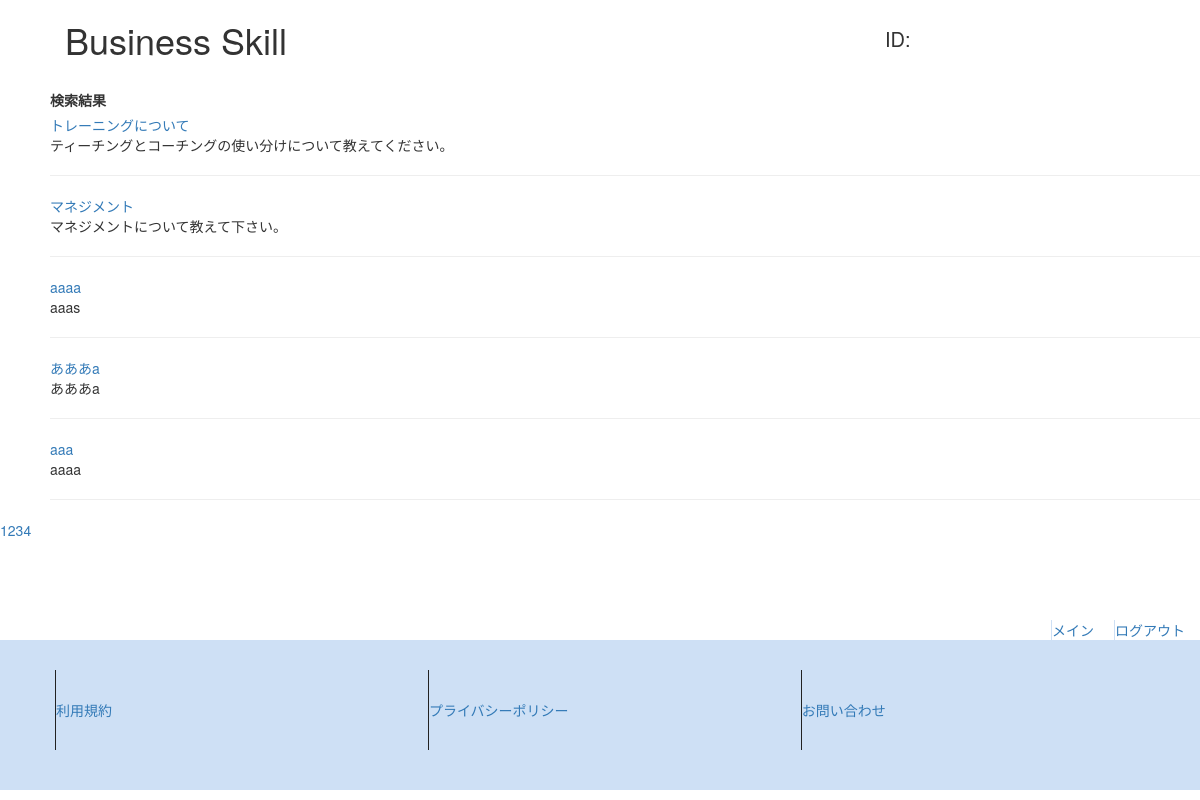
/list.php, run on an earlier commit of the app's database.
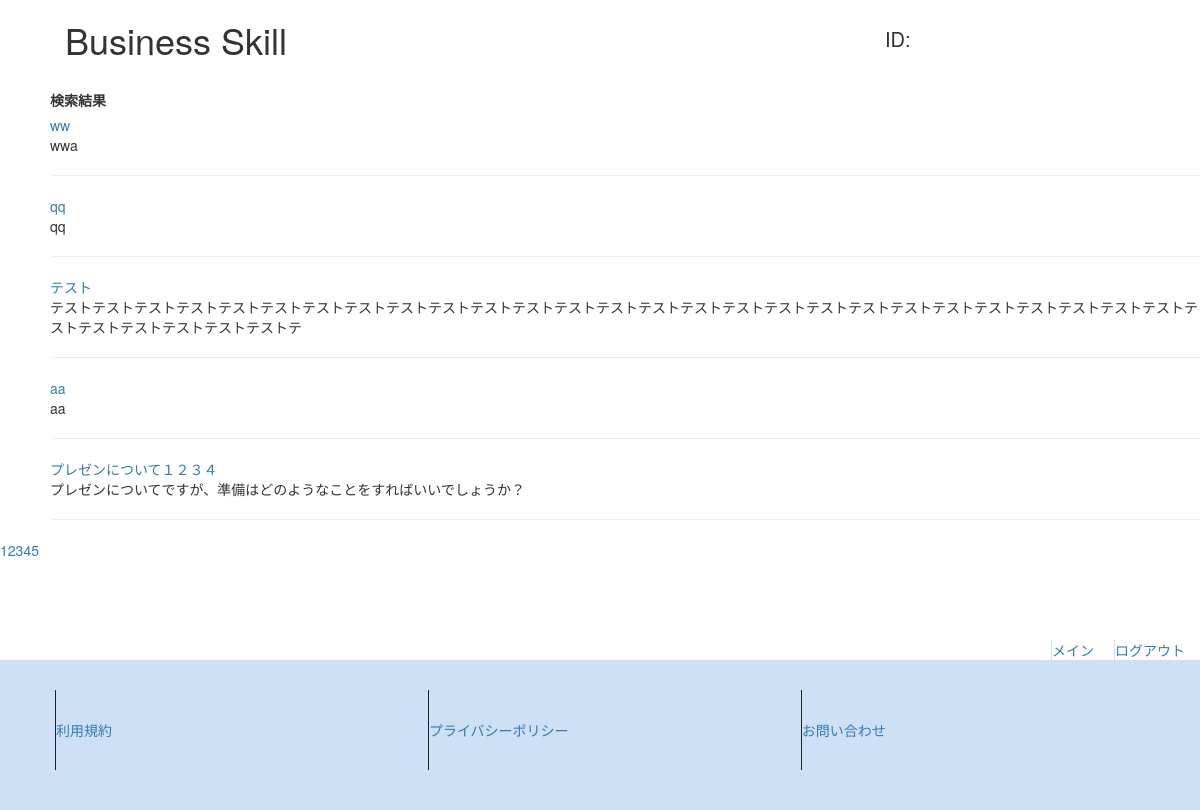
And on a later commit of the database.
### tables this page shows
CREATE TABLE IF NOT EXISTS `question` (
  `id` int(255) NOT NULL,
  `title` varchar(255) NOT NULL,
  `question` text NOT NULL,
  `date` datetime NOT NULL,
  `user_id` varchar(255) NOT NULL
);

### require/session.php (called while the page is built, shortened)
<?php
    $id = $_SESSION["id"];
?>

### list.php (the view, shortened to what this page needs)
<?php
    require('require/session.php');
    $key = htmlspecialchars($_GET["key"]);
    $num = 5;
    $count = 0;
    $i = 0;
    $page_num = "";
    $view = array();
    $pdo = new PDO('mysql:dbname=bs;host=localhost', 'root', '');
    $stmt = $pdo->prepare("SELECT * FROM question WHERE title LIKE '%$key%' OR question LIKE '%$key%' ORDER BY id DESC");
    $flag = $stmt->execute();
    if($flag==false){
        $view = "SQLエラー";
    }else{
        while( $result = $stmt->fetch(PDO::FETCH_ASSOC)){
            if($i == 0){
                $view[$count] = "";
            }
            $view[$count] .= '<a href="question_reading.php?question_id='.$result['id'].'&id='.$id.'"method="get" action="question_reading.php">'.$result['title'].'</a><br>'.mb_substr($result['question'],0,100,'UTF-8').'<br><hr>';
            $i++;
            if($i >= $num){
                $count++;
                $i = 0;
            }
        }
        if($i > 0 && $i < 5){
            $count++;
        }
        $page = 0;
        $view_num = $view[$page];
        for($i=1; $i <= $count; $i++){
            $page_num .=  '<a href="list.php?page='.$i.'&key='.$key.'">'.$i.'</a>';
        }
    }
?>
<?php require('require/header.php'); ?>
<div class="margin_left50">
    <label class="margin_top20">検索結果</label>
    <br>
    <?=$view_num?>
</div>
<div class ='page_num'>
    <?=$page_num?>
</div>
<?php require('require/footer.php'); ?>

What changed in the data, as far as the page shows it:
no longer on this page (row unchanged): question: title "トレーニングについて", question "ティーチングとコーチングの使い分けについて教えてください。"
no longer on this page (row unchanged): question: title "マネジメント", question "マネジメントについて教えて下さい。"
no longer on this page (row unchanged): question: title "aaaa", question "aaas"
no longer on this page (row unchanged): question: title "あああa", question "あああa"
no longer on this page (row unchanged): question: title "aaa", question "aaaa"
added question: title "ww", question "wwa"
added question: title "qq", question "qq"
added question: title "テスト", question "テストテストテストテストテストテストテストテストテストテストテストテストテストテストテストテストテストテストテストテストテストテストテストテストテストテストテストテストテストテストテストテストテストテ"
added question: title "aa", question "aa"
added question: title "プレゼンについて１２３４", question "プレゼンについてですが、準備はどのようなことをすればいいでしょうか？"
Also different on the page:
new list line: "5"
